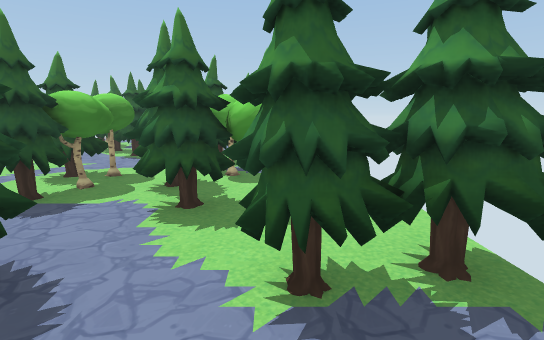
[1] (above)

16 first-person views from a walk through a scene from a Unity 3-D project. The camera is 1.5 m above the floor, tilts 10° down and sees 85° across. The floor is counted in squares, 1 m on a side. Each view is taken from the middle of a square. On the plan, view 1 faces up. The plan holds only what a view shows up to about 15 squares ahead; the rest is blank. The place goes on beyond the plan. The player is left out. Some animated figures are not drawn. Some surface patterns are stand-ins.

[2]
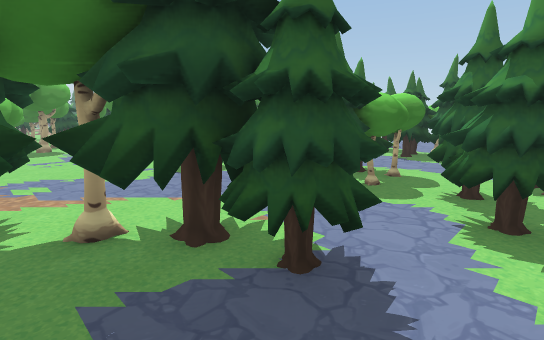

[3]
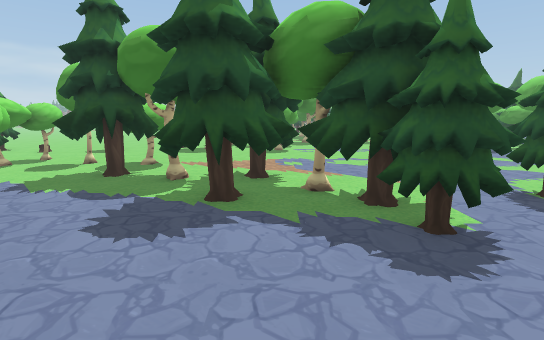

[4]
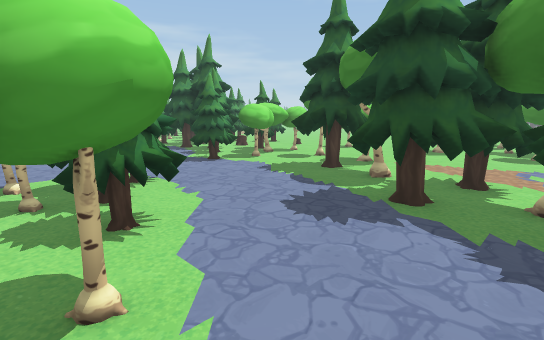

[5]
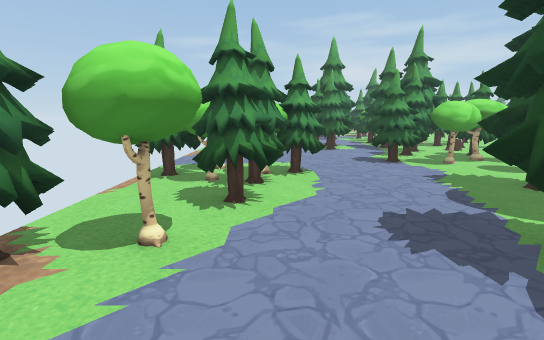

[6]
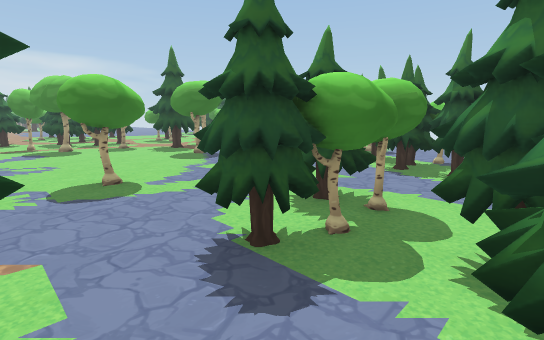

[7]
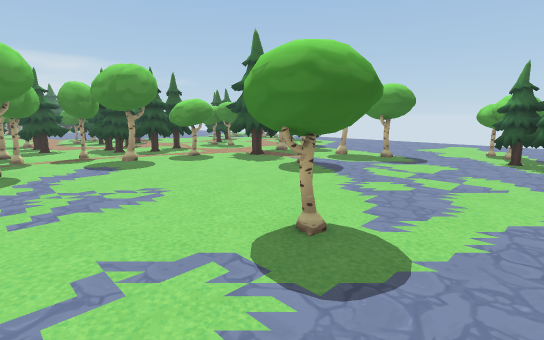

[8]
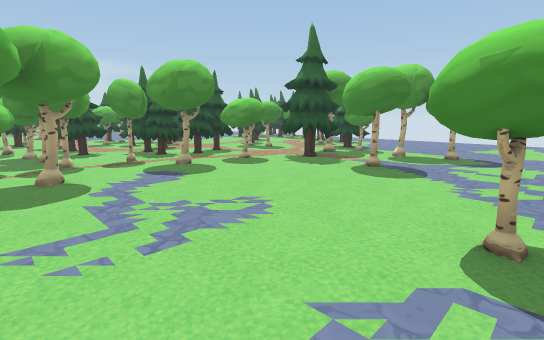

[9]
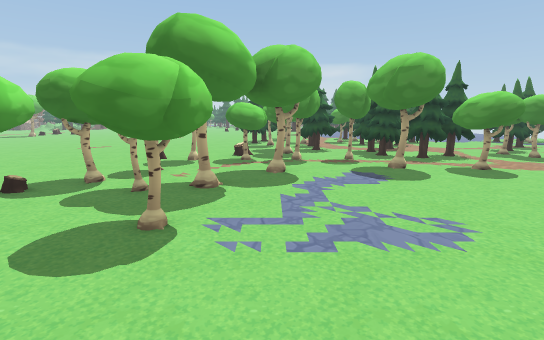

[10]
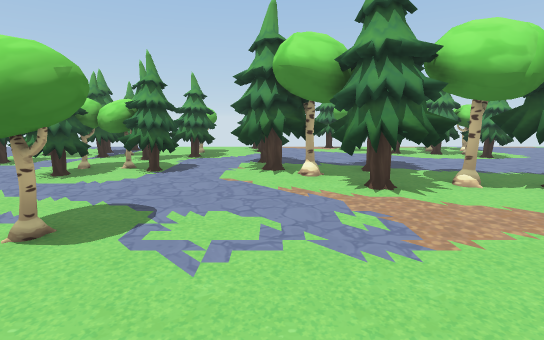

[11]
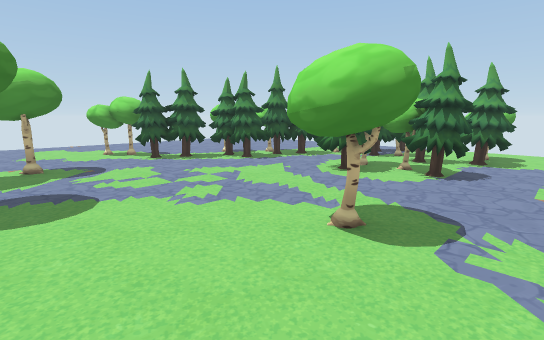

[12]
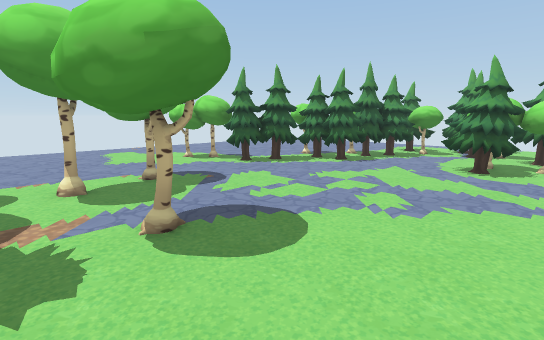

[13]
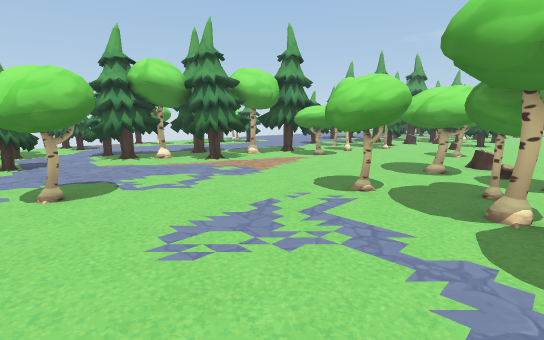

[14]
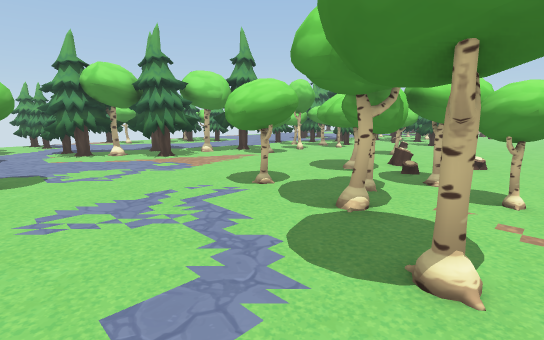

[15]
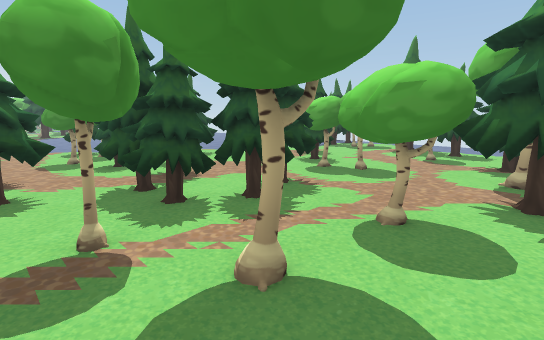

[16]
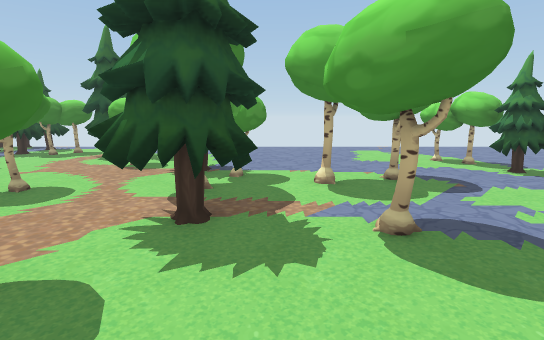

### Floor plan
Key: @ floor where view 1 was taken; # wall or solid block; . main floor; : floor 0.25 m higher than the main floor; = window, fence, low wall or low ledge; T tree; H thing the floor can be seen under or through; O other object.
Columns run from 32 left of view 1 to 3 right of it. Each row starts with its distance up from view 1.
 21       TT.        ...........
 20       TT..  ... ............
 19       TT##  ... .............
 18       TT##TT    .............
 17        ...TTTT  ......##....
 16         .... #  ......###....
 15        TT...#  TT......##....
 14        TTT....TT#..  ..TTT###
 13         .TT.....#..##...TTTT# ..
 12         .T ##..##.........TTT .TT
 11      T....##...TTT........TTTT#TT.
 10        O...T...TTT #.........T##T.
  9       OO...TT. #T.............TTTO
  8  OO   TOOO.TT.##..........TT#.T#OOO
  7 .OO   TTOOTTT=#...........TT#TT# ..
  6 ....##...TTTT##.......##...T#TTT  .
  5  ......OTT..##........##...TT.TT# .
  4      # O TT...................TT#=T
  3    O     ##.#..............TTT..TTTT
  2   OOO  ######..............TTTT.TTT
  1    OO   ... #....HHH......T#TT.....
  0         ........HHHH.....TTTT...@.T
 -1         ......HHHH......TTTTT...##T
 -2         ....:.  H HH......#TT...##T
 -3         ....... H HH...HHTT....TT..
 -4          .........  ...HHTT....TT..
 -5         ..........O....  TT....TT#T
 -6         ...............#......T###TT
 -7          ..........#..........TT #T
 -8         .....  .......####TTT......
 -9         ....   .......###TTT.......

Positions as (right, up) in squares from view 1, and headings:
1: (0, 0), facing up
2: (-1, 0), facing up-left
3: (1, 0), facing left
4: (1, 1), facing down-left
5: (-1, 2), facing down
6: (-2, 3), facing up-left
7: (-7, 2), facing up-left
8: (-9, 1), facing up-left
9: (-9, 2), facing left
10: (-13, 2), facing right
11: (-13, 3), facing up-right
12: (-15, 6), facing up-right
13: (-16, 6), facing down-right
14: (-18, 5), facing down-right
15: (-16, 4), facing up-left
16: (-15, 6), facing up
